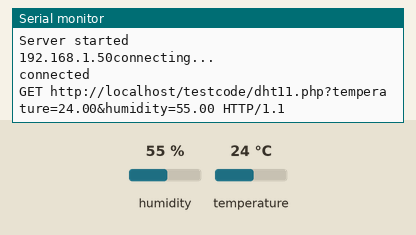
Recording of a sketch running on a simulated ESP8266 (NodeMCU). Shown: the last lines printed to the serial monitor. The inputs (shaded band) are chosen by the test bench; at power-on: humidity 55 %, temperature 24 °C. WiFi joins after 1.5 s; servers stay silent unless stated.

Above: at 3.7 s.
3.8 s: humidity set to 22 %
At 5.6 s:
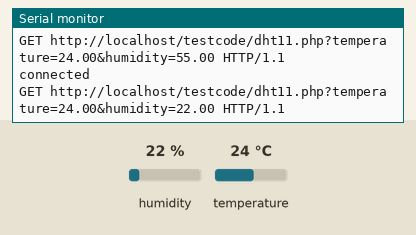
6.7 s: temperature set to 12 °C
At 8.2 s:
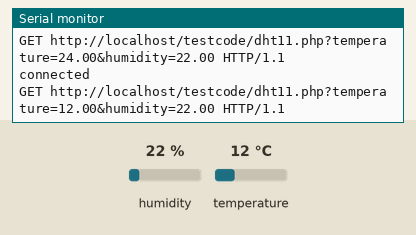
9.6 s: humidity set to 40 %
At 12.2 s:
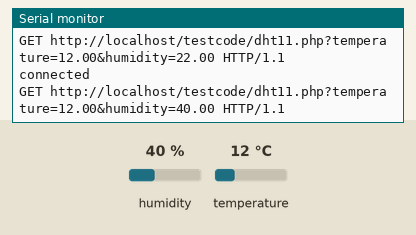
Timing chart, 0 to 13.7 s (numbered marks = the images above; inputs shaded):
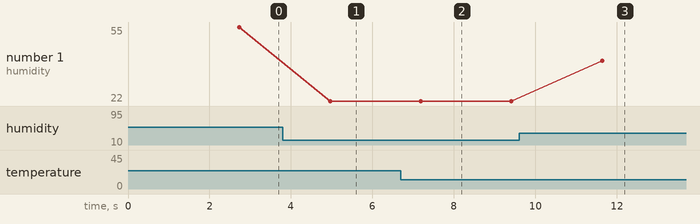

Measured:
- after the input at 3.8 s, the serial monitor: prints a new line after 1.2 s (image 1)
- after the input at 6.7 s, the serial monitor: prints a new line after 0.49 s (image 2)
- after the input at 9.6 s, the serial monitor: prints a new line after 2.0 s (image 3)
- plotted number 1: 55 → 22 after the input at 3.8 s, 22 → 40 after the input at 9.6 s

The sketch:

dbvalues.ino
```cpp
#include <DHT.h>
#include <ESP8266WiFi.h>
#include <WiFiClient.h>
#include <ESP8266WebServer.h>
#include <ESP8266mDNS.h>
#include <SPI.h>
#include <MFRC522.h>

#define DHTPIN D2

#define DHTTYPE DHT11

DHT dht(DHTPIN, DHTTYPE);

float humidityData;
float temperatureData;

const char* ssid = "COOLIOV1";//
const char* password = "8787878713";
char server[] = "192.168.147.242";
WiFiClient client;

void setup()
{
  Serial.begin(115200);
  delay(10);
  dht.begin();

  // Connect to WiFi network
  Serial.println();
  Serial.println();
  Serial.print("Connecting to ");
  Serial.println(ssid);
  WiFi.mode(WIFI_STA);
  WiFi.begin(ssid, password);

  while (WiFi.status() != WL_CONNECTED) {
    delay(500);
    Serial.print(".");
  }
  Serial.println("");
  Serial.println("WiFi connected");

  // Start the server
  //server.begin();
  Serial.println("Server started");
  Serial.print(WiFi.localIP());
  delay(1000);
  Serial.println("connecting...");
}
void loop()
{
  humidityData = dht.readHumidity();
  temperatureData = dht.readTemperature();
  Sending_To_phpmyadmindatabase();
  delay(2000); // interval
}

void Sending_To_phpmyadmindatabase()   //CONNECTING WITH MYSQL
{
  if (client.connect(server, 80)) {
    Serial.println("connected");
    // Make a HTTP request:
    Serial.print("GET http://localhost/testcode/dht11.php?temperature=");
    client.print("GET http://localhost/testcode/dht11.php?temperature=");     //YOUR URL
    Serial.print(temperatureData);
    client.print(temperatureData);
    client.print("&humidity=");
    Serial.print("&humidity=");
    client.print(humidityData);
    Serial.print(humidityData);
    client.print(" ");      //SPACE BEFORE HTTP/1.1
    client.print("HTTP/1.1");
    client.println();
    Serial.println(" HTTP/1.1");
    client.println("Host: 192.168.147.242");
    client.println("Connection: close");
    client.println();
  } else {
    // if you didn't get a connection to the server:
    Serial.println("connection failed");
  }
}
```
